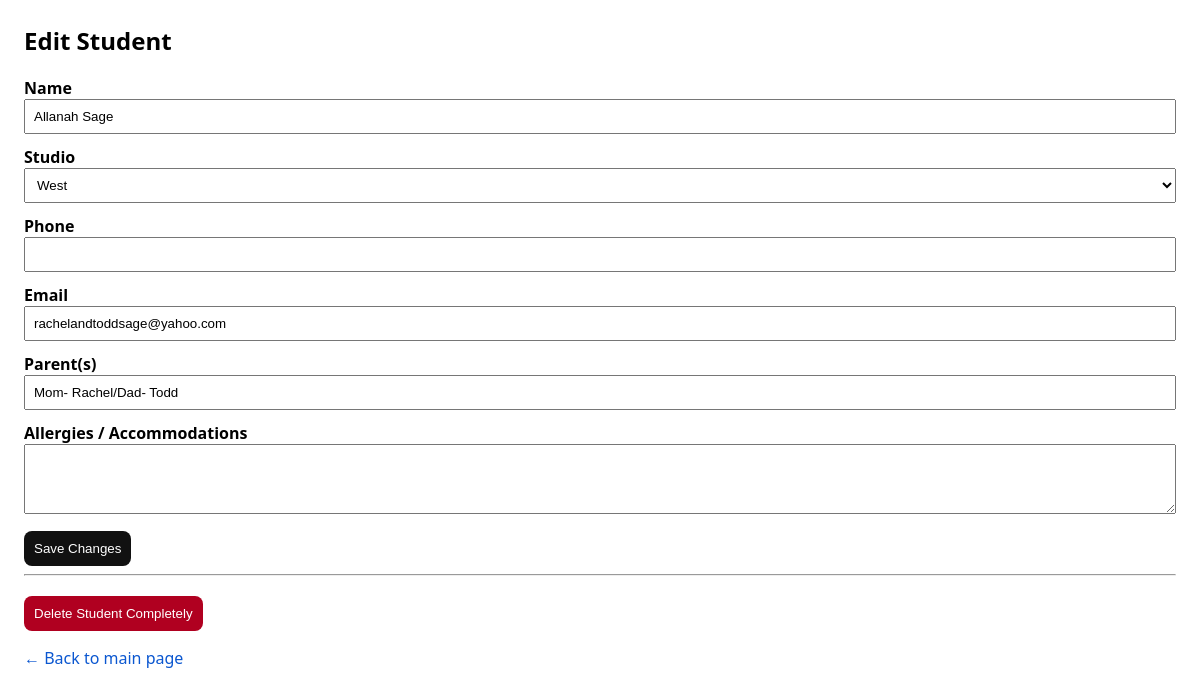
The page /student/7 on the database its author committed.
### tables this page shows
CREATE TABLE students (
            id INTEGER PRIMARY KEY AUTOINCREMENT,
            name TEXT NOT NULL UNIQUE,
            studio TEXT NOT NULL CHECK (studio IN ('East','West'))
        , phone TEXT, email TEXT, parents TEXT, accommodations TEXT);

### app.py (the view, shortened to what this page needs)
@app.route("/student/<int:student_id>", methods=["GET", "POST"])
def edit_student(student_id):
    init_db()
    con = db()
    student = con.execute("SELECT * FROM students WHERE id=?", (student_id,)).fetchone()
    return render_template("edit_student.html", student=student)

### app.py (called while the page is built)
def db():
    conn = sqlite3.connect(DB)
    conn.row_factory = sqlite3.Row
    return conn

### templates/edit_student.html (shortened to what this page needs)
<!doctype html>
<html>
<head>
</head>
<body>
<h2>Edit Student</h2>
<form method="post">
  <label>Name</label>
  <input name="name" value="{{ student.name }}" required>
  <label>Studio</label>
  <select name="studio">
    <option {{ 'selected' if student.studio == 'West' }}>West</option>
  </select>
  <label>Phone</label>
  <input name="phone" value="{{ student.phone or '' }}">
  <label>Email</label>
  <input name="email" value="{{ student.email or '' }}">
  <label>Parent(s)</label>
  <input name="parents" value="{{ student.parents or '' }}">
  <label>Allergies / Accommodations</label>
  <textarea name="accommodations">{{ student.accommodations or '' }}</textarea>
  <button class="primary">Save Changes</button>
</form>
<hr>
<form method="post" onsubmit="return confirm('This will delete the student and ALL history. Continue?');">
  <button class="danger">Delete Student Completely</button>
</form>
<p><a href="{{ url_for('index') }}">← Back to main page</a></p>
</body>
</html>

### templates/edit_student.html (style rules this page uses)
body { font-family: system-ui, Arial; margin: 24px; }
label { display:block; margin-top: 12px; font-weight:600; }
input, select, textarea { padding:8px; width:100%; box-sizing:border-box; }
textarea { min-height: 70px; }
button { margin-top:12px; padding:10px; border-radius:8px; border:0; cursor:pointer; }
.danger { background:#b00020; color:white; }
.primary { background:#111; color:white; }
a { color:#0b57d0; text-decoration:none; }

### rows shown on the page
students: name "Allanah Sage", email "rachelandtoddsage@yahoo.com", parents "Mom- Rachel/Dad- Todd"
